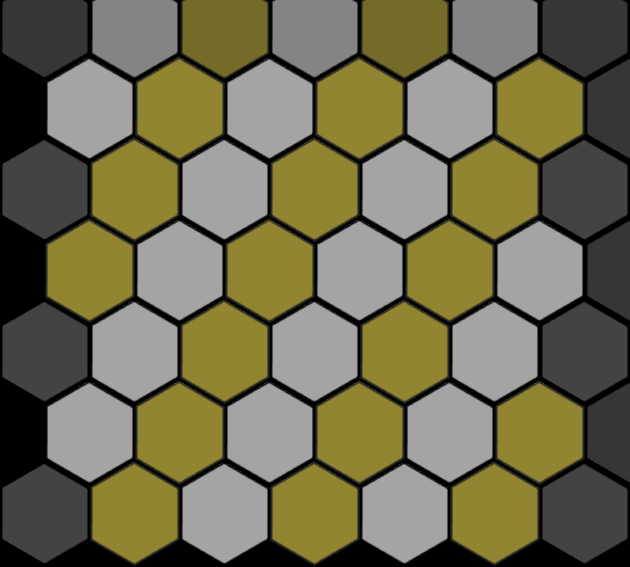

Tiled map render using the project's own tile images. Description and the whole map definition, tile-layer contents included, below:
An orthogonal 14x7 tile map with 45x81 px tiles, 1 tile layer (Tile Layer 1).

<map version="1.0" orientation="orthogonal" renderorder="right-down" width="14" height="7" tilewidth="45" tileheight="81">
 <tileset firstgid="1" name="Tile" tilewidth="90" tileheight="106">
  <image source="../images/Tile.png" width="720" height="212" />
 </tileset>
 <layer name="Tile Layer 1" width="14" height="7" opacity="0.9">
  <data>
   <tile gid="1" />
   <tile gid="0" />
   <tile gid="2" />
   <tile gid="0" />
   <tile gid="11" />
   <tile gid="0" />
   <tile gid="2" />
   <tile gid="0" />
   <tile gid="11" />
   <tile gid="0" />
   <tile gid="2" />
   <tile gid="0" />
   <tile gid="1" />
   <tile gid="0" />
   <tile gid="0" />
   <tile gid="2" />
   <tile gid="0" />
   <tile gid="11" />
   <tile gid="0" />
   <tile gid="2" />
   <tile gid="0" />
   <tile gid="11" />
   <tile gid="0" />
   <tile gid="2" />
   <tile gid="0" />
   <tile gid="11" />
   <tile gid="0" />
   <tile gid="1" />
   <tile gid="1" />
   <tile gid="0" />
   <tile gid="11" />
   <tile gid="0" />
   <tile gid="2" />
   <tile gid="0" />
   <tile gid="11" />
   <tile gid="0" />
   <tile gid="2" />
   <tile gid="0" />
   <tile gid="11" />
   <tile gid="0" />
   <tile gid="1" />
   <tile gid="0" />
   <tile gid="0" />
   <tile gid="11" />
   <tile gid="0" />
   <tile gid="2" />
   <tile gid="0" />
   <tile gid="11" />
   <tile gid="0" />
   <tile gid="2" />
   <tile gid="0" />
   <tile gid="11" />
   <tile gid="0" />
   <tile gid="2" />
   <tile gid="0" />
   <tile gid="1" />
   <tile gid="1" />
   <tile gid="0" />
   <tile gid="2" />
   <tile gid="0" />
   <tile gid="11" />
   <tile gid="0" />
   <tile gid="2" />
   <tile gid="0" />
   <tile gid="11" />
   <tile gid="0" />
   <tile gid="2" />
   <tile gid="0" />
   <tile gid="1" />
   <tile gid="0" />
   <tile gid="0" />
   <tile gid="2" />
   <tile gid="0" />
   <tile gid="11" />
   <tile gid="0" />
   <tile gid="2" />
   <tile gid="0" />
   <tile gid="11" />
   <tile gid="0" />
   <tile gid="2" />
   <tile gid="0" />
   <tile gid="11" />
   <tile gid="0" />
   <tile gid="1" />
   <tile gid="1" />
   <tile gid="0" />
   <tile gid="11" />
   <tile gid="0" />
   <tile gid="2" />
   <tile gid="0" />
   <tile gid="11" />
   <tile gid="0" />
   <tile gid="2" />
   <tile gid="0" />
   <tile gid="11" />
   <tile gid="0" />
   <tile gid="1" />
   <tile gid="0" />
  </data>
 </layer>
</map>
